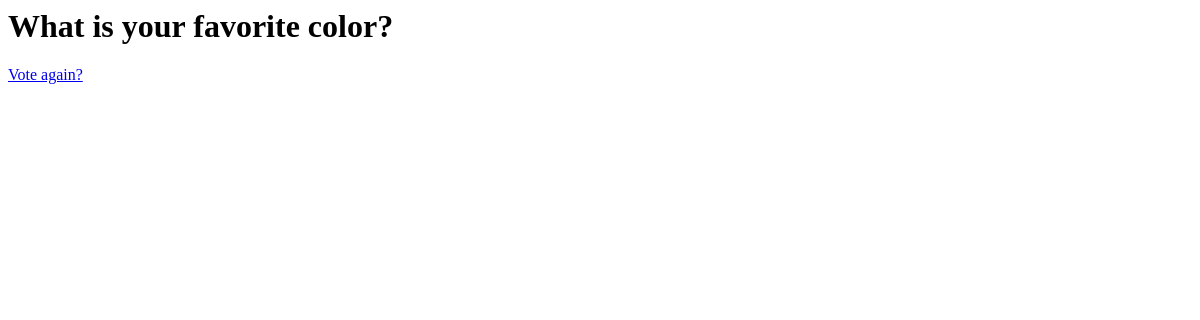
Before: /polls/2/results/ with the older database file.
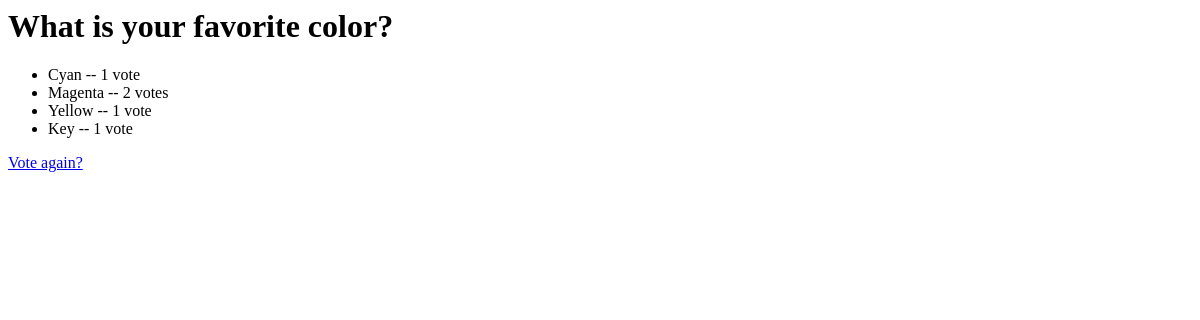
After: the same page with the newer database file.
### polls/models.py (models this page shows, shortened)
class Poll(models.Model):
	author = models.CharField(max_length=60)
	question = models.CharField(max_length=200)
	pub_date = models.DateTimeField('date published')
	def was_published_recently(self):
		now = timezone.now()
		return now - datetime.timedelta(days=1) <= self.pub_date < now
	was_published_recently.admin_order_field = 'pub_date'
	was_published_recently.boolean = True
	was_published_recently.short_description = 'Published recently?'

class Choice(models.Model):
	poll = models.ForeignKey(Poll)
	answer = models.CharField(max_length=200)
	count = models.IntegerField(default=0)

### polls/views.py (the view)
# urls.py: url(r'^(?P<pk>\d+)/results/$', views.ResultsView.as_view(), name='results'),
class ResultsView(generic.DetailView):
	model = Poll
	template_name = 'polls/results.html'

### polls/templates/polls/results.html
<h1>{{ poll.question }}</h1>
<ul>
{% for choice in poll.choice_set.all %}
	<li>{{ choice.answer }} -- {{ choice.count }} vote{{ choice.count|pluralize }}</li>
{% endfor %}
</ul>
<a href="{% url 'polls:detail' poll.id %}">Vote again?</a>

Changed rows visible on the page:
added Choice: answer "Cyan", count "1"
added Choice: answer "Magenta", count "2"
added Choice: answer "Yellow", count "1"
added Choice: answer "Key", count "1"
